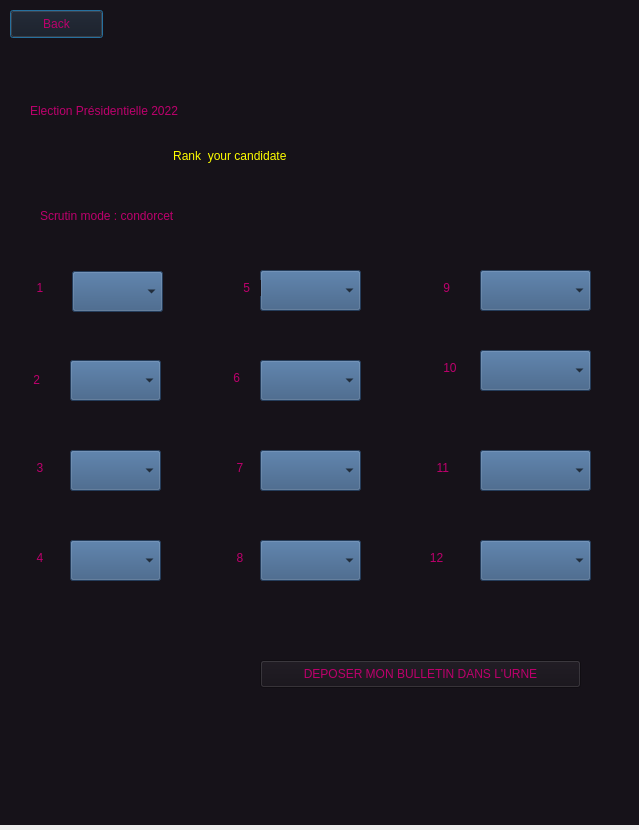
<?xml version="1.0" encoding="UTF-8"?>
<ui version="4.0">
 <class>Dialog</class>
 <widget class="QDialog" name="Dialog">
  <property name="geometry">
   <rect>
    <x>0</x>
    <y>0</y>
    <width>639</width>
    <height>830</height>
   </rect>
  </property>
  <property name="windowTitle">
   <string>Dialog</string>
  </property>
  <widget class="QWidget" name="widget" native="true">
   <property name="geometry">
    <rect>
     <x>0</x>
     <y>0</y>
     <width>640</width>
     <height>825</height>
    </rect>
   </property>
   <property name="styleSheet">
    <string notr="true">alternate-background-color: qlineargradient(spread:pad, x1:0, y1:0, x2:1, y2:0, stop:0 rgba(0, 0, 0, 255), stop:1 rgba(255, 255, 255, 255));
background-color: rgb(255, 255, 0);
background-color: #161219</string>
   </property>
   <widget class="QLabel" name="label_2">
    <property name="geometry">
     <rect>
      <x>400</x>
      <y>209</y>
      <width>331</width>
      <height>31</height>
     </rect>
    </property>
    <property name="styleSheet">
     <string notr="true">font: 75 italic 8pt &quot;Rockwell&quot;;
color: rgb(255, 255, 255);
color: rgb(255, 255, 255);
font: 75 italic 8pt &quot;Arial Nova Cond&quot;;
gridline-color: rgb(200, 89, 189);
color: rgb(0, 0, 255);
color: rgb(170, 0, 0);
color: rgb(85, 170, 255);
color: rgb(255, 255, 0);</string>
    </property>
    <property name="text">
     <string/>
    </property>
   </widget>
   <widget class="QLabel" name="label_5">
    <property name="geometry">
     <rect>
      <x>470</x>
      <y>430</y>
      <width>221</width>
      <height>20</height>
     </rect>
    </property>
    <property name="styleSheet">
     <string notr="true">font: 12pt &quot;MS Shell Dlg 2&quot;;
color: rgb(255, 0, 0);
color: rgb(255, 0, 0);</string>
    </property>
    <property name="text">
     <string/>
    </property>
   </widget>
   <widget class="QLabel" name="label">
    <property name="geometry">
     <rect>
      <x>30</x>
      <y>90</y>
      <width>571</width>
      <height>41</height>
     </rect>
    </property>
    <property name="styleSheet">
     <string notr="true">font: 8pt &quot;Kristen ITC&quot;;
color: rgb(188, 0, 108);
font: 24pt &quot;Kristen ITC&quot;;
</string>
    </property>
    <property name="text">
     <string>Election Présidentielle 2022</string>
    </property>
   </widget>
   <widget class="QLabel" name="label_3">
    <property name="geometry">
     <rect>
      <x>60</x>
      <y>140</y>
      <width>421</width>
      <height>31</height>
     </rect>
    </property>
    <property name="styleSheet">
     <string notr="true">color: rgb(255, 255, 0);</string>
    </property>
    <property name="text">
     <string>                                  Rank  your candidate</string>
    </property>
   </widget>
   <widget class="QLabel" name="label_4">
    <property name="geometry">
     <rect>
      <x>40</x>
      <y>190</y>
      <width>181</width>
      <height>51</height>
     </rect>
    </property>
    <property name="styleSheet">
     <string notr="true">font: 8pt &quot;Kristen ITC&quot;;
color: rgb(188, 0, 108);
font: 8pt &quot;Kristen ITC&quot;;
</string>
    </property>
    <property name="text">
     <string>Scrutin mode : condorcet</string>
    </property>
   </widget>
   <widget class="QComboBox" name="comboBox">
    <property name="geometry">
     <rect>
      <x>72</x>
      <y>271</y>
      <width>91</width>
      <height>41</height>
     </rect>
    </property>
    <property name="styleSheet">
     <string notr="true">background-color: rgb(0, 85, 255);
background-color: rgb(0, 0, 0);
background-color: rgb(52, 86, 127);</string>
    </property>
   </widget>
   <widget class="QComboBox" name="comboBox_2">
    <property name="geometry">
     <rect>
      <x>260</x>
      <y>270</y>
      <width>101</width>
      <height>41</height>
     </rect>
    </property>
    <property name="styleSheet">
     <string notr="true">background-color: rgb(0, 85, 255);
background-color: rgb(0, 0, 0);
background-color: rgb(52, 86, 127);</string>
    </property>
   </widget>
   <widget class="QComboBox" name="comboBox_3">
    <property name="geometry">
     <rect>
      <x>480</x>
      <y>270</y>
      <width>111</width>
      <height>41</height>
     </rect>
    </property>
    <property name="styleSheet">
     <string notr="true">background-color: rgb(0, 85, 255);
background-color: rgb(0, 0, 0);
background-color: rgb(52, 86, 127);</string>
    </property>
   </widget>
   <widget class="QComboBox" name="comboBox_4">
    <property name="geometry">
     <rect>
      <x>70</x>
      <y>360</y>
      <width>91</width>
      <height>41</height>
     </rect>
    </property>
    <property name="styleSheet">
     <string notr="true">background-color: rgb(0, 85, 255);
background-color: rgb(0, 0, 0);
background-color: rgb(52, 86, 127);</string>
    </property>
   </widget>
   <widget class="QComboBox" name="comboBox_5">
    <property name="geometry">
     <rect>
      <x>260</x>
      <y>360</y>
      <width>101</width>
      <height>41</height>
     </rect>
    </property>
    <property name="styleSheet">
     <string notr="true">background-color: rgb(0, 85, 255);
background-color: rgb(0, 0, 0);
background-color: rgb(52, 86, 127);</string>
    </property>
   </widget>
   <widget class="QComboBox" name="comboBox_6">
    <property name="geometry">
     <rect>
      <x>480</x>
      <y>350</y>
      <width>111</width>
      <height>41</height>
     </rect>
    </property>
    <property name="styleSheet">
     <string notr="true">background-color: rgb(0, 85, 255);
background-color: rgb(0, 0, 0);
background-color: rgb(52, 86, 127);</string>
    </property>
   </widget>
   <widget class="QComboBox" name="comboBox_7">
    <property name="geometry">
     <rect>
      <x>70</x>
      <y>450</y>
      <width>91</width>
      <height>41</height>
     </rect>
    </property>
    <property name="styleSheet">
     <string notr="true">background-color: rgb(0, 85, 255);
background-color: rgb(0, 0, 0);
background-color: rgb(52, 86, 127);</string>
    </property>
   </widget>
   <widget class="QComboBox" name="comboBox_8">
    <property name="geometry">
     <rect>
      <x>260</x>
      <y>450</y>
      <width>101</width>
      <height>41</height>
     </rect>
    </property>
    <property name="styleSheet">
     <string notr="true">background-color: rgb(0, 85, 255);
background-color: rgb(0, 0, 0);
background-color: rgb(52, 86, 127);</string>
    </property>
   </widget>
   <widget class="QComboBox" name="comboBox_9">
    <property name="geometry">
     <rect>
      <x>480</x>
      <y>450</y>
      <width>111</width>
      <height>41</height>
     </rect>
    </property>
    <property name="styleSheet">
     <string notr="true">background-color: rgb(0, 85, 255);
background-color: rgb(0, 0, 0);
background-color: rgb(52, 86, 127);</string>
    </property>
   </widget>
   <widget class="QComboBox" name="comboBox_10">
    <property name="geometry">
     <rect>
      <x>70</x>
      <y>540</y>
      <width>91</width>
      <height>41</height>
     </rect>
    </property>
    <property name="styleSheet">
     <string notr="true">background-color: rgb(0, 85, 255);
background-color: rgb(0, 0, 0);
background-color: rgb(52, 86, 127);</string>
    </property>
   </widget>
   <widget class="QComboBox" name="comboBox_11">
    <property name="geometry">
     <rect>
      <x>260</x>
      <y>540</y>
      <width>101</width>
      <height>41</height>
     </rect>
    </property>
    <property name="styleSheet">
     <string notr="true">background-color: rgb(0, 85, 255);
background-color: rgb(0, 0, 0);
background-color: rgb(52, 86, 127);</string>
    </property>
   </widget>
   <widget class="QComboBox" name="comboBox_12">
    <property name="geometry">
     <rect>
      <x>480</x>
      <y>540</y>
      <width>111</width>
      <height>41</height>
     </rect>
    </property>
    <property name="styleSheet">
     <string notr="true">background-color: rgb(0, 85, 255);
background-color: rgb(0, 0, 0);
background-color: rgb(52, 86, 127);</string>
    </property>
   </widget>
   <widget class="QLabel" name="label_6">
    <property name="geometry">
     <rect>
      <x>10</x>
      <y>280</y>
      <width>55</width>
      <height>16</height>
     </rect>
    </property>
    <property name="styleSheet">
     <string notr="true">font: 8pt &quot;Kristen ITC&quot;;
color: rgb(188, 0, 108);
font: 8pt &quot;Kristen ITC&quot;;
</string>
    </property>
    <property name="text">
     <string>        1</string>
    </property>
   </widget>
   <widget class="QLabel" name="label_7">
    <property name="geometry">
     <rect>
      <x>10</x>
      <y>370</y>
      <width>55</width>
      <height>20</height>
     </rect>
    </property>
    <property name="styleSheet">
     <string notr="true">font: 8pt &quot;Kristen ITC&quot;;
color: rgb(188, 0, 108);
font: 8pt &quot;Kristen ITC&quot;;
</string>
    </property>
    <property name="text">
     <string>       2</string>
    </property>
   </widget>
   <widget class="QLabel" name="label_8">
    <property name="geometry">
     <rect>
      <x>10</x>
      <y>460</y>
      <width>55</width>
      <height>16</height>
     </rect>
    </property>
    <property name="styleSheet">
     <string notr="true">font: 8pt &quot;Kristen ITC&quot;;
color: rgb(188, 0, 108);
font: 8pt &quot;Kristen ITC&quot;;
</string>
    </property>
    <property name="text">
     <string>        3</string>
    </property>
   </widget>
   <widget class="QLabel" name="label_9">
    <property name="geometry">
     <rect>
      <x>10</x>
      <y>550</y>
      <width>55</width>
      <height>16</height>
     </rect>
    </property>
    <property name="styleSheet">
     <string notr="true">font: 8pt &quot;Kristen ITC&quot;;
color: rgb(188, 0, 108);
font: 8pt &quot;Kristen ITC&quot;;
</string>
    </property>
    <property name="text">
     <string>        4</string>
    </property>
   </widget>
   <widget class="QLabel" name="label_10">
    <property name="geometry">
     <rect>
      <x>220</x>
      <y>280</y>
      <width>41</width>
      <height>16</height>
     </rect>
    </property>
    <property name="styleSheet">
     <string notr="true">font: 8pt &quot;Kristen ITC&quot;;
color: rgb(188, 0, 108);
font: 8pt &quot;Kristen ITC&quot;;
</string>
    </property>
    <property name="text">
     <string>       5</string>
    </property>
   </widget>
   <widget class="QLabel" name="label_11">
    <property name="geometry">
     <rect>
      <x>210</x>
      <y>370</y>
      <width>41</width>
      <height>16</height>
     </rect>
    </property>
    <property name="styleSheet">
     <string notr="true">font: 8pt &quot;Kristen ITC&quot;;
color: rgb(188, 0, 108);
font: 8pt &quot;Kristen ITC&quot;;
</string>
    </property>
    <property name="text">
     <string>       6</string>
    </property>
   </widget>
   <widget class="QLabel" name="label_12">
    <property name="geometry">
     <rect>
      <x>210</x>
      <y>460</y>
      <width>41</width>
      <height>16</height>
     </rect>
    </property>
    <property name="styleSheet">
     <string notr="true">font: 8pt &quot;Kristen ITC&quot;;
color: rgb(188, 0, 108);
font: 8pt &quot;Kristen ITC&quot;;
</string>
    </property>
    <property name="text">
     <string>        7</string>
    </property>
   </widget>
   <widget class="QLabel" name="label_13">
    <property name="geometry">
     <rect>
      <x>210</x>
      <y>550</y>
      <width>41</width>
      <height>16</height>
     </rect>
    </property>
    <property name="styleSheet">
     <string notr="true">font: 8pt &quot;Kristen ITC&quot;;
color: rgb(188, 0, 108);
font: 8pt &quot;Kristen ITC&quot;;
</string>
    </property>
    <property name="text">
     <string>        8</string>
    </property>
   </widget>
   <widget class="QLabel" name="label_14">
    <property name="geometry">
     <rect>
      <x>420</x>
      <y>280</y>
      <width>41</width>
      <height>16</height>
     </rect>
    </property>
    <property name="styleSheet">
     <string notr="true">font: 8pt &quot;Kristen ITC&quot;;
color: rgb(188, 0, 108);
font: 8pt &quot;Kristen ITC&quot;;
</string>
    </property>
    <property name="text">
     <string>       9</string>
    </property>
   </widget>
   <widget class="QLabel" name="label_15">
    <property name="geometry">
     <rect>
      <x>420</x>
      <y>360</y>
      <width>51</width>
      <height>16</height>
     </rect>
    </property>
    <property name="styleSheet">
     <string notr="true">font: 8pt &quot;Kristen ITC&quot;;
color: rgb(188, 0, 108);
font: 8pt &quot;Kristen ITC&quot;;
</string>
    </property>
    <property name="text">
     <string>       10</string>
    </property>
   </widget>
   <widget class="QLabel" name="label_16">
    <property name="geometry">
     <rect>
      <x>410</x>
      <y>460</y>
      <width>55</width>
      <height>16</height>
     </rect>
    </property>
    <property name="styleSheet">
     <string notr="true">font: 8pt &quot;Kristen ITC&quot;;
color: rgb(188, 0, 108);
font: 8pt &quot;Kristen ITC&quot;;
</string>
    </property>
    <property name="text">
     <string>        11</string>
    </property>
   </widget>
   <widget class="QLabel" name="label_17">
    <property name="geometry">
     <rect>
      <x>400</x>
      <y>550</y>
      <width>55</width>
      <height>16</height>
     </rect>
    </property>
    <property name="styleSheet">
     <string notr="true">font: 8pt &quot;Kristen ITC&quot;;
color: rgb(188, 0, 108);
font: 8pt &quot;Kristen ITC&quot;;
</string>
    </property>
    <property name="text">
     <string>         12</string>
    </property>
   </widget>
   <widget class="QPushButton" name="pushButton">
    <property name="geometry">
     <rect>
      <x>10</x>
      <y>10</y>
      <width>93</width>
      <height>28</height>
     </rect>
    </property>
    <property name="styleSheet">
     <string notr="true">font: 8pt &quot;Kristen ITC&quot;;
color: rgb(188, 0, 108);
font: 8pt &quot;Kristen ITC&quot;;
</string>
    </property>
    <property name="text">
     <string>Back</string>
    </property>
   </widget>
   <widget class="QPushButton" name="pushButton_2">
    <property name="geometry">
     <rect>
      <x>260</x>
      <y>660</y>
      <width>321</width>
      <height>28</height>
     </rect>
    </property>
    <property name="styleSheet">
     <string notr="true">font: 8pt &quot;Kristen ITC&quot;;
color: rgb(188, 0, 108);
font: 8pt &quot;Kristen ITC&quot;;
</string>
    </property>
    <property name="text">
     <string>DEPOSER MON BULLETIN DANS L'URNE</string>
    </property>
   </widget>
  </widget>
 </widget>
 <resources/>
 <connections/>
</ui>
